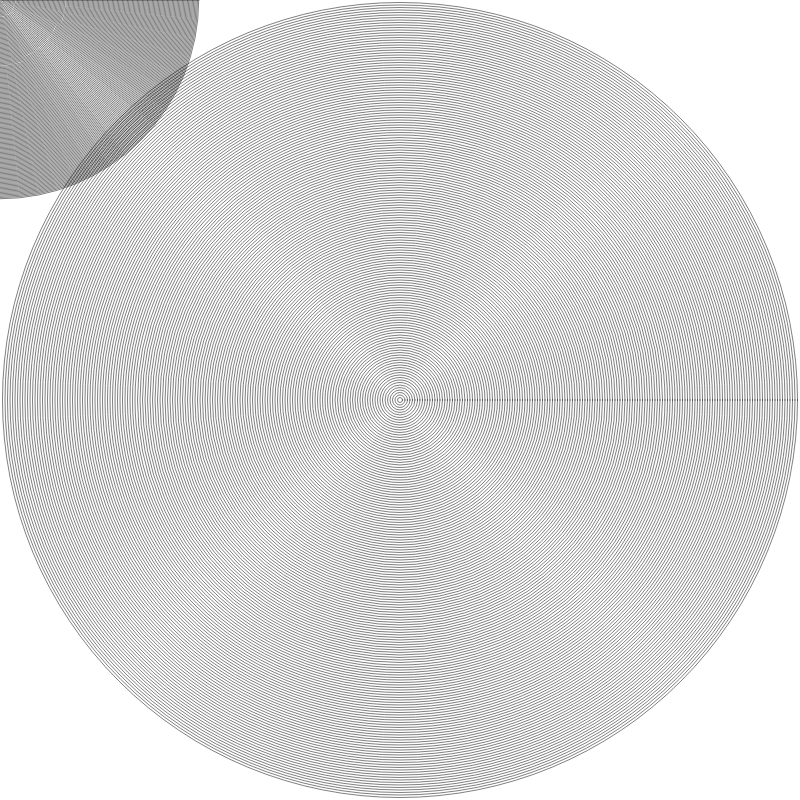
Frame 1 (no input)
Frame 60 (no input): identical to frame 1, image omitted
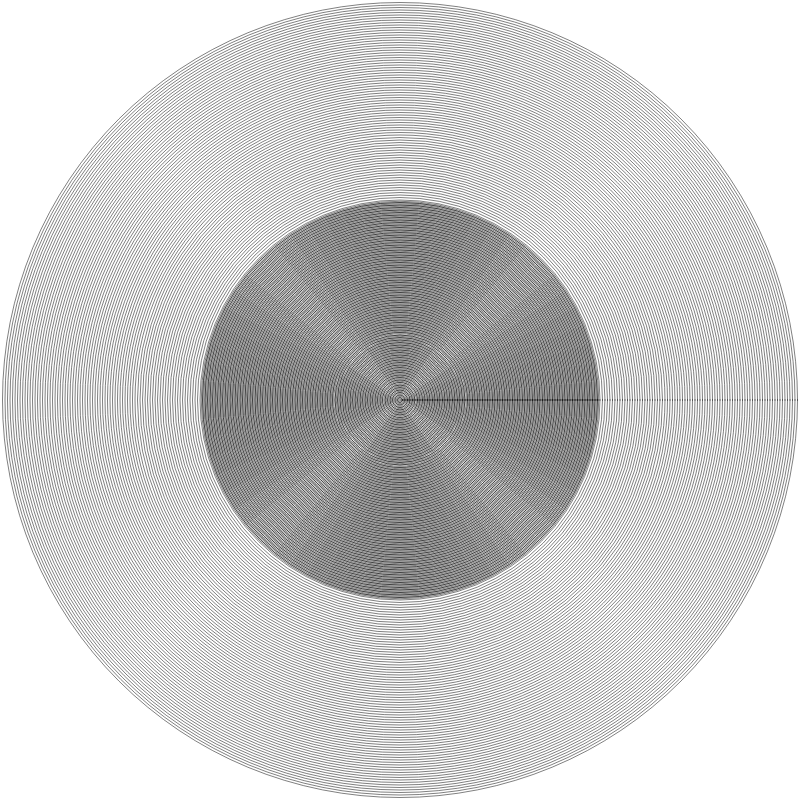
Frame 120 (the mouse pressed at the canvas centre since frame 60)

The p5.js sketch that drew these frames (run headless with seeded random() and noise() and a simulated clock; from frame 60 on, the mouse is pressed at the canvas centre):

// p5.js sketch
// ── sketch.js
let s1, t1, s2, t2;

function setup() {
	createCanvas(800, 800)
	gui();
	noFill()
}

function draw() {
  background(255);
	let n = s1.value()
	let m = s2.value()
	t1.html("Écartement : " + s1.value())
	t2.html("Épaisseur : " + s2.value())
	strokeWeight(m)
	
  for (let i=0, j = 0; i< width, j < width/2; i+=n, j+=n/2) { 
    ellipse(mouseX, mouseY, j, j);
    ellipse(width/2, height/2, i, i);
  }
}

function gui(){
	s1 = createSlider(5, 50, 5)
	s1.position(250, height + 40)
	t1 = createP("")
	t1.position(275, height+5)
	t1.html("Écartement : " + s1.value())
	
	s2 = createSlider(0.5, 15, 0.5)
	s2.position(450, height + 40)
	t2 = createP("")
	t2.position(475, height+5)
	t2.html("Épaisseur : " + s2.value())
}
